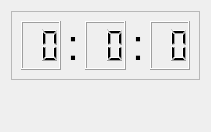
<?xml version="1.0" encoding="UTF-8"?>
<ui version="4.0">
 <class>MainBox</class>
 <widget class="QWidget" name="MainBox">
  <property name="geometry">
   <rect>
    <x>0</x>
    <y>0</y>
    <width>211</width>
    <height>132</height>
   </rect>
  </property>
  <property name="windowTitle">
   <string>Dialog</string>
  </property>
  <layout class="QVBoxLayout" name="verticalLayout">
   <item>
    <widget class="QFrame" name="frame">
     <property name="frameShape">
      <enum>QFrame::StyledPanel</enum>
     </property>
     <property name="frameShadow">
      <enum>QFrame::Raised</enum>
     </property>
     <layout class="QHBoxLayout" name="horizontalLayout_2">
      <item>
       <widget class="QLCDNumber" name="lcd_hour">
        <property name="digitCount">
         <number>2</number>
        </property>
       </widget>
      </item>
      <item>
       <widget class="QLabel" name="label">
        <property name="sizePolicy">
         <sizepolicy hsizetype="Fixed" vsizetype="Preferred">
          <horstretch>0</horstretch>
          <verstretch>0</verstretch>
         </sizepolicy>
        </property>
        <property name="font">
         <font>
          <pointsize>32</pointsize>
         </font>
        </property>
        <property name="text">
         <string>:</string>
        </property>
       </widget>
      </item>
      <item>
       <widget class="QLCDNumber" name="lcd_min">
        <property name="digitCount">
         <number>2</number>
        </property>
       </widget>
      </item>
      <item>
       <widget class="QLabel" name="label_2">
        <property name="sizePolicy">
         <sizepolicy hsizetype="Fixed" vsizetype="Preferred">
          <horstretch>0</horstretch>
          <verstretch>0</verstretch>
         </sizepolicy>
        </property>
        <property name="font">
         <font>
          <pointsize>32</pointsize>
         </font>
        </property>
        <property name="text">
         <string>:</string>
        </property>
       </widget>
      </item>
      <item>
       <widget class="QLCDNumber" name="lcd_sec">
        <property name="digitCount">
         <number>2</number>
        </property>
       </widget>
      </item>
     </layout>
    </widget>
   </item>
   <item>
    <spacer name="verticalSpacer">
     <property name="orientation">
      <enum>Qt::Vertical</enum>
     </property>
     <property name="sizeHint" stdset="0">
      <size>
       <width>20</width>
       <height>40</height>
      </size>
     </property>
    </spacer>
   </item>
  </layout>
 </widget>
 <resources/>
 <connections/>
</ui>
